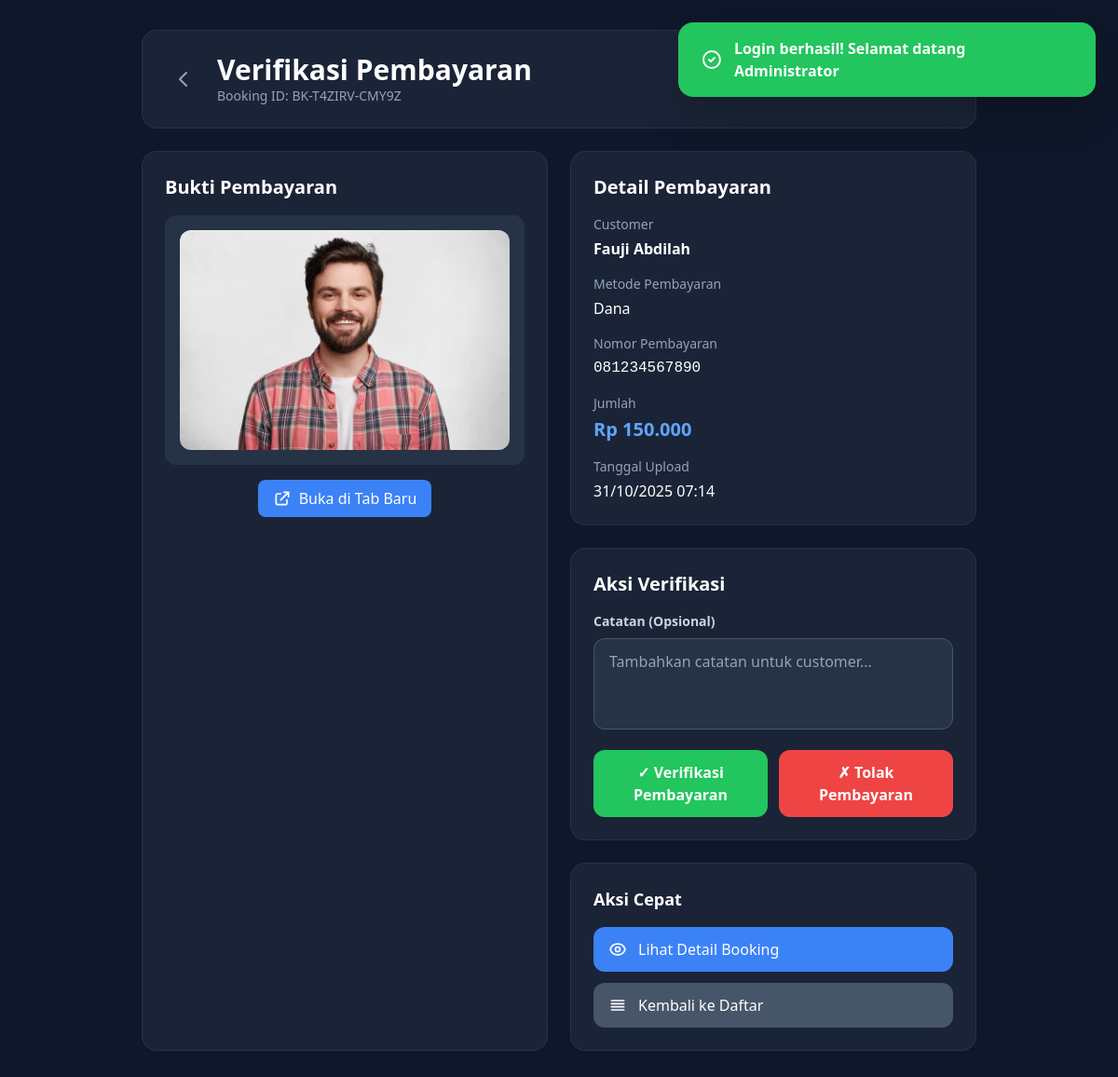
The app's page /admin-payment-verify.php?id=11 (signed in) with its own data.
### tables this page shows
CREATE TABLE `bookings` (
  `id` int(11) NOT NULL AUTO_INCREMENT,
  `booking_id` varchar(20) NOT NULL,
  `user_id` int(11) NOT NULL,
  `service_type` enum('remap_ecu','tuning','maintenance') NOT NULL DEFAULT 'remap_ecu',
  `vehicle_model` varchar(100) NOT NULL,
  `vehicle_year` int(4) DEFAULT NULL,
  `description` text DEFAULT NULL,
  `booking_date` datetime NOT NULL,
  `preferred_date` date DEFAULT NULL,
  `status` enum('pending','confirmed','in_progress','completed','cancelled') DEFAULT 'pending',
  `total_price` decimal(10,2) DEFAULT 0.00,
  `created_at` timestamp NOT NULL DEFAULT current_timestamp(),
  `updated_at` timestamp NOT NULL DEFAULT current_timestamp() ON UPDATE current_timestamp(),
  PRIMARY KEY (`id`),
  UNIQUE KEY `booking_id` (`booking_id`),
  KEY `user_id` (`user_id`),
  KEY `status` (`status`),
  KEY `booking_date` (`booking_date`),
  CONSTRAINT `bookings_ibfk_1` FOREIGN KEY (`user_id`) REFERENCES `users` (`id`) ON DELETE CASCADE
);

CREATE TABLE `payments` (
  `id` int(11) NOT NULL AUTO_INCREMENT,
  `booking_id` int(11) NOT NULL,
  `payment_method` enum('dana','gopay','ovo','bca','mandiri') DEFAULT 'dana',
  `amount` decimal(10,2) NOT NULL,
  `payment_number` varchar(50) DEFAULT NULL,
  `proof_image` varchar(255) DEFAULT NULL,
  `status` enum('pending','verified','rejected') DEFAULT 'pending',
  `verified_by` int(11) DEFAULT NULL,
  `verified_at` datetime DEFAULT NULL,
  `notes` text DEFAULT NULL,
  `created_at` timestamp NOT NULL DEFAULT current_timestamp(),
  `updated_at` timestamp NOT NULL DEFAULT current_timestamp() ON UPDATE current_timestamp(),
  PRIMARY KEY (`id`),
  UNIQUE KEY `booking_id` (`booking_id`),
  KEY `status` (`status`),
  KEY `verified_by` (`verified_by`),
  CONSTRAINT `payments_ibfk_1` FOREIGN KEY (`booking_id`) REFERENCES `bookings` (`id`) ON DELETE CASCADE,
  CONSTRAINT `payments_ibfk_2` FOREIGN KEY (`verified_by`) REFERENCES `admins` (`id`) ON DELETE SET NULL
);

CREATE TABLE `users` (
  `id` int(11) NOT NULL AUTO_INCREMENT,
  `username` varchar(50) NOT NULL,
  `password` varchar(255) NOT NULL,
  `email` varchar(100) NOT NULL,
  `full_name` varchar(100) NOT NULL,
  `phone` varchar(20) NOT NULL,
  `is_active` tinyint(1) DEFAULT 1,
  `last_login` datetime DEFAULT NULL,
  `created_at` timestamp NOT NULL DEFAULT current_timestamp(),
  `updated_at` timestamp NOT NULL DEFAULT current_timestamp() ON UPDATE current_timestamp(),
  `login_attempts` int(11) DEFAULT 0,
  `last_attempt` datetime DEFAULT NULL,
  PRIMARY KEY (`id`),
  UNIQUE KEY `username` (`username`),
  UNIQUE KEY `email` (`email`),
  UNIQUE KEY `phone` (`phone`)
);

### config.php (called while the page is built, shortened)
<?php
function getFlashMessage() {
    if (isset($_SESSION['flash_message'])) {
        $message = [
            'message' => $_SESSION['flash_message'],
            'type' => $_SESSION['flash_type']
        ];
        return $message;
    }
    return null;
}
?>

### functions.php (called while the page is built, shortened)
<?php
require_once 'config.php';
function getBookingById($bookingId) {
    global $conn;
    $sql = "SELECT b.*, u.full_name, u.phone, u.email,
                   p.id as payment_id, p.payment_method, p.amount, p.payment_number,
                   p.proof_image, p.status as payment_status, p.verified_at, p.notes,
                   p.updated_at as proof_uploaded_at
            FROM bookings b
            LEFT JOIN users u ON b.user_id = u.id
            LEFT JOIN payments p ON b.id = p.booking_id
            WHERE b.id = ?";
    $stmt = $conn->prepare($sql);
    $stmt->bind_param("i", $bookingId);
    $stmt->execute();
    $result = $stmt->get_result();
    if ($result->num_rows > 0) {
        return $result->fetch_assoc();
    }
    return null;
}
?>

### admin-payment-verify.php (the view, shortened to what this page needs)
<?php
require_once 'config.php';
require_once 'functions.php';
$bookingId = intval($_GET['id'] ?? 0);
$booking = getBookingById($bookingId);
?>
<!DOCTYPE html>
<html lang="id">
<head>
    <script src="https://cdn.tailwindcss.com"></script>
</head>
<body class="bg-slate-900 min-h-screen fade-in">
    <?php
    $flash = getFlashMessage();
    if ($flash):
    ?>
    <div class="fixed top-6 right-6 z-50 max-w-md">
        <div class="<?php echo $flash['type'] === 'success' ? 'bg-green-500' : 'bg-red-500'; ?> text-white px-6 py-4 rounded-2xl shadow-2xl flex items-center gap-3">
            <?php if ($flash['type'] === 'success'): ?>
                <svg class="w-6 h-6" fill="none" stroke="currentColor" viewBox="0 0 24 24">
                    <path stroke-linecap="round" stroke-linejoin="round" stroke-width="2" d="M9 12l2 2 4-4m6 2a9 9 0 11-18 0 9 9 0 0118 0z"></path>
                </svg>
            <?php else: ?>
                <svg class="w-6 h-6" fill="none" stroke="currentColor" viewBox="0 0 24 24">
                    <path stroke-linecap="round" stroke-linejoin="round" stroke-width="2" d="M12 8v4m0 4h.01M21 12a9 9 0 11-18 0 9 9 0 0118 0z"></path>
                </svg>
            <?php endif; ?>
            <span class="font-semibold"><?php echo htmlspecialchars($flash['message']); ?></span>
        </div>
    </div>
    <?php endif; ?>
    <div class="p-4 lg:p-8">
        <div class="max-w-4xl mx-auto">
            <div class="glass-card rounded-2xl p-6 mb-6 slide-up">
                <div class="flex items-center justify-between">
                    <div class="flex items-center gap-4">
                        <a href="admin-bookings.php" class="p-2 text-slate-400 hover:text-white hover:bg-slate-700 rounded-lg transition">
                            <svg class="w-6 h-6" fill="none" stroke="currentColor" viewBox="0 0 24 24">
                                <path stroke-linecap="round" stroke-linejoin="round" stroke-width="2" d="M15 19l-7-7 7-7"></path>
                            </svg>
                        </a>
                        <div>
                            <h1 class="text-2xl lg:text-3xl font-bold text-white">Verifikasi Pembayaran</h1>
                            <p class="text-slate-400 text-sm">Booking ID: <?php echo htmlspecialchars($booking['booking_id']); ?></p>
                        </div>
                    </div>
                </div>
            </div>
            <div class="grid grid-cols-1 lg:grid-cols-2 gap-6">
                <div class="glass-card rounded-2xl p-6 slide-up" style="animation-delay: 0.1s;">
                    <h2 class="text-xl font-bold text-white mb-4">Bukti Pembayaran</h2>
                    <div class="space-y-4">
                        <div class="bg-slate-700 bg-opacity-50 rounded-xl p-4 flex justify-center">
                            <img src="uploads/<?php echo htmlspecialchars($booking['proof_image']); ?>" alt="Bukti Pembayaran" class="proof-image">
                        </div>
                        <div class="text-center">
                            <a href="uploads/<?php echo htmlspecialchars($booking['proof_image']); ?>" target="_blank" class="inline-flex items-center gap-2 px-4 py-2 bg-blue-500 hover:bg-blue-600 text-white rounded-lg transition">
                                <svg class="w-5 h-5" fill="none" stroke="currentColor" viewBox="0 0 24 24">
                                    <path stroke-linecap="round" stroke-linejoin="round" stroke-width="2" d="M10 6H6a2 2 0 00-2 2v10a2 2 0 002 2h10a2 2 0 002-2v-4M14 4h6m0 0v6m0-6L10 14"></path>
                                </svg>
                                Buka di Tab Baru
                            </a>
                        </div>
                    </div>
                </div>
                <div class="space-y-6">
                    <div class="glass-card rounded-2xl p-6 slide-up" style="animation-delay: 0.2s;">
                        <h2 class="text-xl font-bold text-white mb-4">Detail Pembayaran</h2>
                        <div class="space-y-4">
                            <div class="grid grid-cols-1 gap-4">
                                <div>
                                    <label class="block text-slate-400 text-sm mb-1">Customer</label>
                                    <p class="text-white font-semibold"><?php echo htmlspecialchars($booking['full_name']); ?></p>
                                </div>
                                <div>
                                    <label class="block text-slate-400 text-sm mb-1">Metode Pembayaran</label>
                                    <p class="text-white"><?php echo ucfirst($booking['payment_method']); ?></p>
                                </div>
                                <div>
                                    <label class="block text-slate-400 text-sm mb-1">Nomor Pembayaran</label>
                                    <p class="text-white font-mono"><?php echo htmlspecialchars($booking['payment_number']); ?></p>
                                </div>
                                <div>
                                    <label class="block text-slate-400 text-sm mb-1">Jumlah</label>
                                    <p class="text-blue-400 font-bold text-xl">Rp <?php echo number_format($booking['amount'], 0, ',', '.'); ?></p>
                                </div>
                                <div>
                                    <label class="block text-slate-400 text-sm mb-1">Tanggal Upload</label>
                                    <p class="text-white"><?php echo $booking['proof_uploaded_at'] ? date('d/m/Y H:i', strtotime($booking['proof_uploaded_at'])) : '-'; ?></p>
                                </div>
                            </div>
                        </div>
                    </div>
                    <div class="glass-card rounded-2xl p-6 slide-up" style="animation-delay: 0.3s;">
                        <h2 class="text-xl font-bold text-white mb-4">Aksi Verifikasi</h2>
                        <form method="POST" class="space-y-4">
                            <div>
                                <label class="block text-slate-300 text-sm font-semibold mb-2">Catatan (Opsional)</label>
                                <textarea
                                    name="notes"
                                    rows="3"
                                    placeholder="Tambahkan catatan untuk customer..."
                                    class="w-full px-4 py-3 bg-slate-700 bg-opacity-50 border border-slate-600 rounded-xl text-white placeholder-slate-400 focus:outline-none focus:ring-2 focus:ring-blue-500 transition resize-none"
                                ><?php echo isset($_POST['notes']) ? htmlspecialchars($_POST['notes']) : ''; ?></textarea>
                            </div>
                            <div class="flex gap-3">
                                <button
                                    type="submit"
                                    name="action"
                                    value="verify"
                                    class="flex-1 px-6 py-3 bg-green-500 hover:bg-green-600 text-white rounded-xl font-semibold transition"
                                >
                                    ✓ Verifikasi Pembayaran
                                </button>
                                <button
                                    type="submit"
                                    name="action"
                                    value="reject"
                                    class="flex-1 px-6 py-3 bg-red-500 hover:bg-red-600 text-white rounded-xl font-semibold transition"
                                    onclick="return confirm('Apakah Anda yakin ingin menolak pembayaran ini?')"
                                >
                                    ✗ Tolak Pembayaran
                                </button>
                            </div>
                        </form>
                    </div>
                    <div class="glass-card rounded-2xl p-6 slide-up" style="animation-delay: 0.4s;">
                        <h3 class="text-lg font-bold text-white mb-4">Aksi Cepat</h3>
                        <div class="space-y-3">
                            <a href="admin-booking-detail.php?id=<?php echo $booking['id']; ?>" class="w-full flex items-center gap-3 px-4 py-3 bg-blue-500 hover:bg-blue-600 text-white rounded-xl transition">
                                Lihat Detail Booking
                            </a>
                            <a href="admin-bookings.php" class="w-full flex items-center gap-3 px-4 py-3 bg-slate-600 hover:bg-slate-700 text-white rounded-xl transition">
                                <svg class="w-5 h-5" fill="none" stroke="currentColor" viewBox="0 0 24 24">
                                    <path stroke-linecap="round" stroke-linejoin="round" stroke-width="2" d="M4 6h16M4 10h16M4 14h16M4 18h16"></path>
                                </svg>
                                Kembali ke Daftar
                            </a>
                        </div>
                    </div>
                </div>
            </div>
        </div>
    </div>
</body>
</html>

### admin-payment-verify.php (style rules this page uses)
.fade-in { animation: fadeIn 0.5s ease-out; }
.slide-up { animation: slideUp 0.6s ease-out; }
.glass-card { background: rgba(30, 41, 59, 0.8); backdrop-filter: blur(20px); border: 1px solid rgba(148, 163, 184, 0.1); }
.proof-image { max-width: 100%; max-height: 500px; object-fit: contain; border-radius: 0.75rem; }

### records on screen
bookings: booking "BK-T4ZIRV-CMY9Z", payments.proof_image (picture), user.full_name "Fauji Abdilah", payments.payment_method "Dana", payments.payment_number "081234567890", payments.amount "150.000", payments.updated_at "31/10/2025 07:14"

### other values on screen
$flash['message'] "Login berhasil! Selamat datang Administrator"
